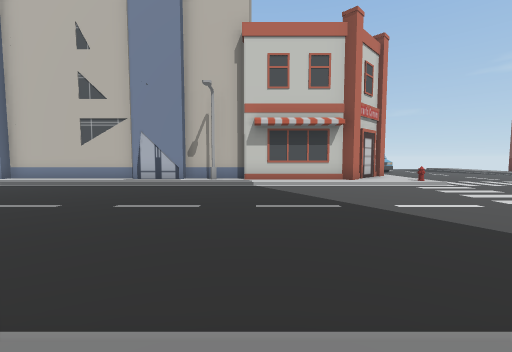
view 1 (above)

21 first-person views from a walk through a scene from a Unity 3-D project. The camera is 1.5 m above the floor, tilts 4° down and sees 90° across. The floor is counted in squares, 2 m on a side. Each view is taken from the middle of a square. On the plan, view 1 faces up. The plan holds only what a view shows up to about 9 squares ahead; the rest is blank. The place goes on beyond the plan. The player character is not drawn.

view 2
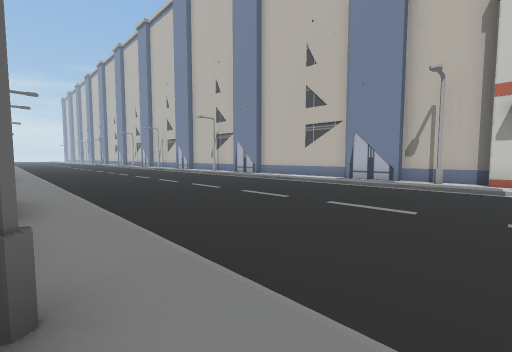

view 3
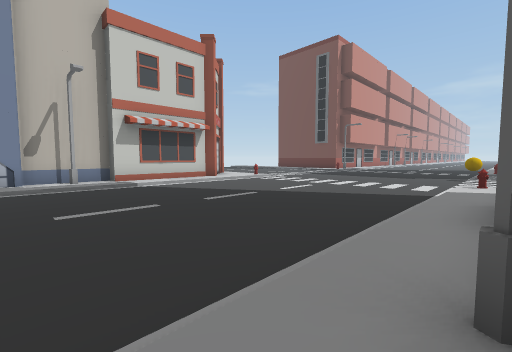

view 4
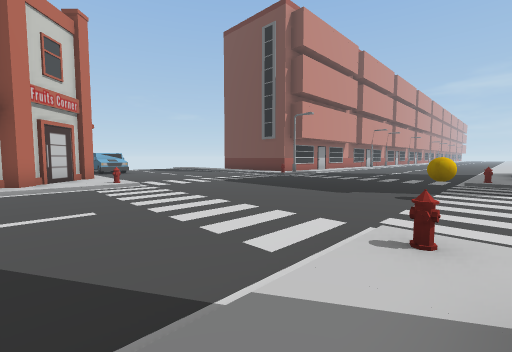

view 5
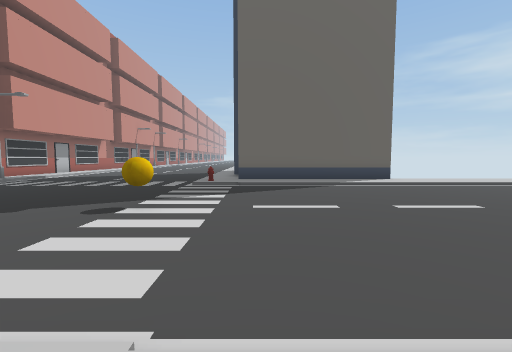

view 6
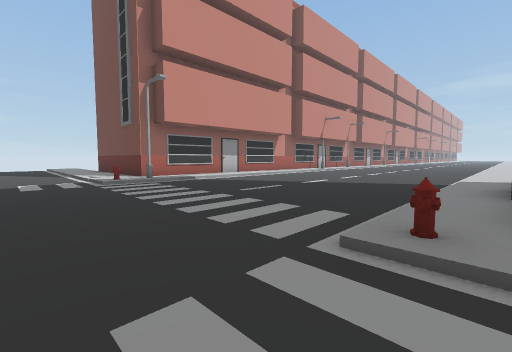

view 7
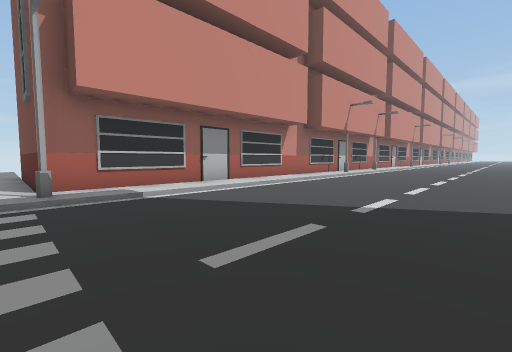

view 8
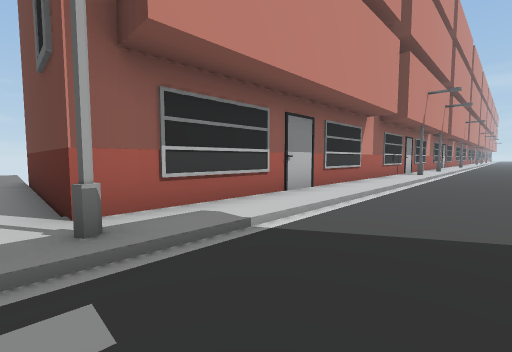

view 9
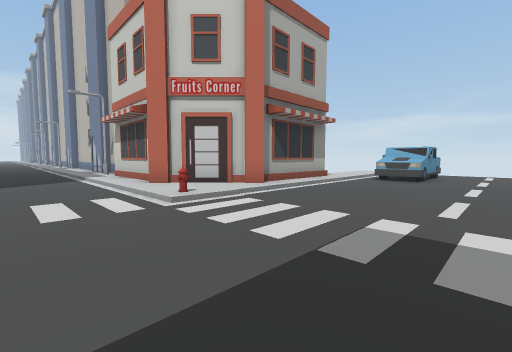

view 10
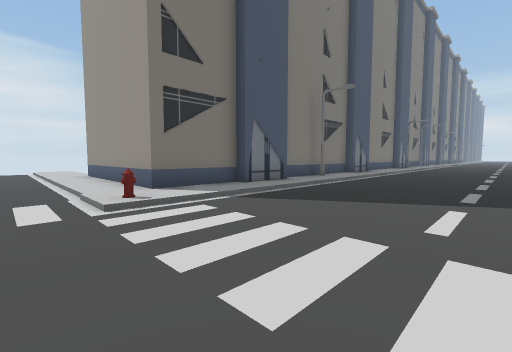

view 11
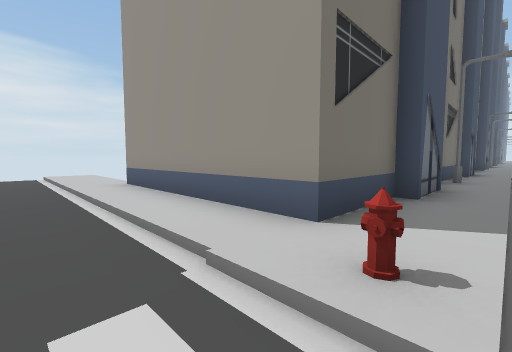

view 12
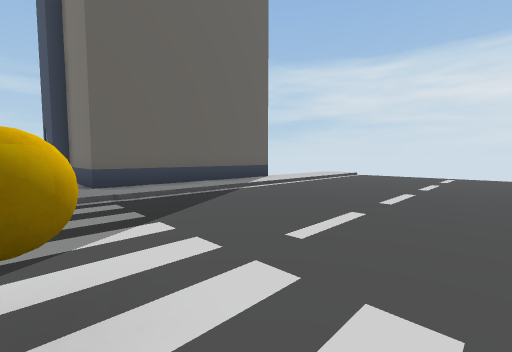

view 13
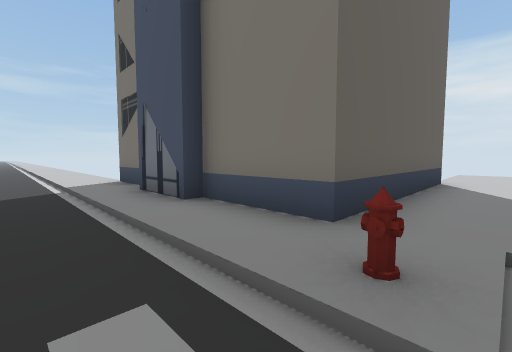

view 14
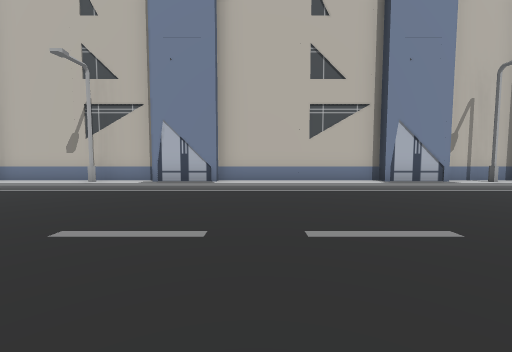

view 15
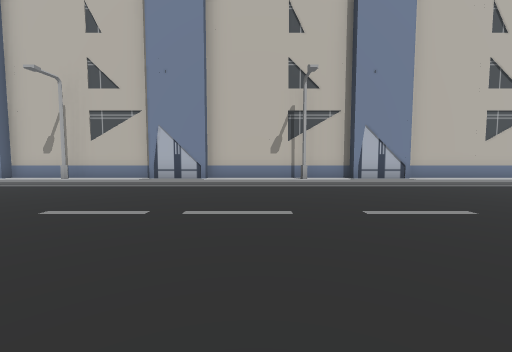

view 16
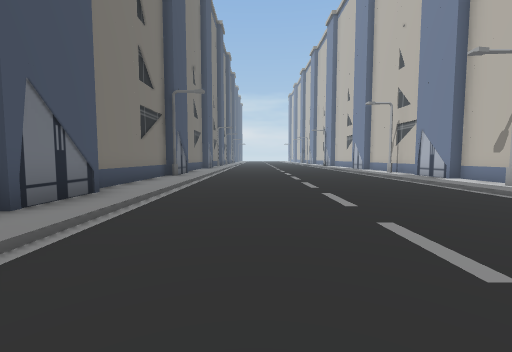

view 17
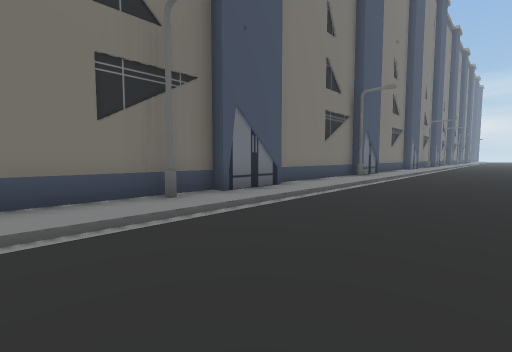

view 18
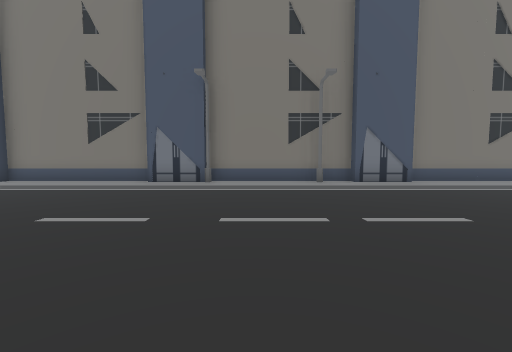

view 19
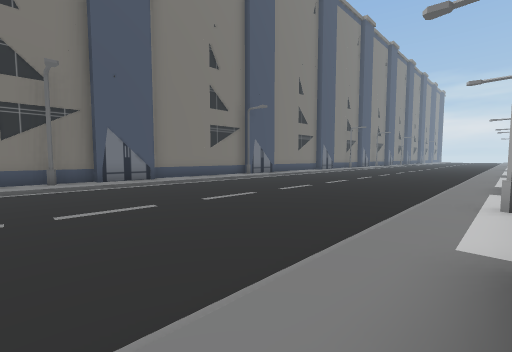

view 20
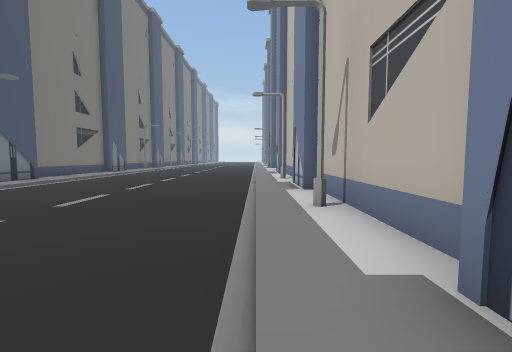

view 21
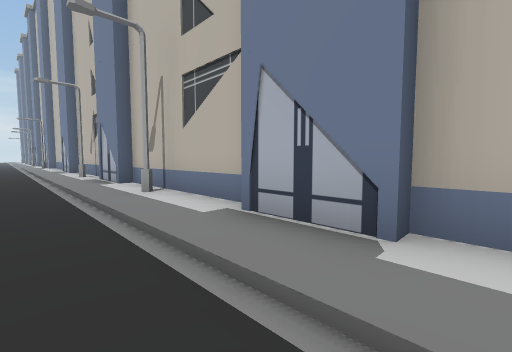

### Floor plan
Key: @ floor where view 1 was taken; # wall or solid block; . main floor; : floor 0.25 m higher than the main floor; / step, stairs or slope; B building; S streetlight; H hydrant; A ball; C car; O other object.
Columns run from 25 left of view 1 to 25 right of it. Each row starts with its distance up from view 1.
 16                                 CC..
 15                                /CC..   :B
 14                               #/....   :B
 13                               #/....   :B
 12                               #/.....  :B
 11                              ##/....../:B
 10 BBBBBBBBBBBBBBBBBBBBBBBBB#  ##:/....../:BBB BBBBBB
  9 S::::S::::::S::::::::::S:####:H.......OSS::B::::::O
  8 //////////////////////////////:.......:SS/////////O
  7 ...................................................
  6 ...................................................
  5 ..................................................
  4 ...................................................
  3 ...................................................
  2 ...................................................
  1 //////////////////////////////H...A...H.//////////
  0 BBO:::BBBS::SBB::::BBB:S:@BB:::.......::::BB:::::
 -1   BBBB   BBBB  BBBB   B BB  BB:/....../:BB  BBB
 -2                              B:/....../:B
 -3                              B:/....../:B
 -4                              B:/....../:B
 -5                              B:/....../:B
 -6                              B:/....../:B
 -7                               :/....../:
 -8                               :/....../:
 -9                               :/....  /:
-10                                /...

Where each view was taken, in squares from view 1:
view 1: 0 up, 0 right, facing up
view 2: 0 up, 0 right, facing up-left
view 3: 0 up, 3 left, facing up-right
view 4: 0 up, 3 right, facing up-right
view 5: 1 down, 5 right, facing right
view 6: 0 up, 11 right, facing up-right
view 7: 3 up, 14 right, facing up-right
view 8: 6 up, 14 right, facing up-right
view 9: 6 up, 10 right, facing up-left
view 10: 5 up, 7 right, facing down-left
view 11: 1 up, 7 right, facing down-left
view 12: 1 up, 8 right, facing down-right
view 13: 2 up, 13 right, facing down-right
view 14: 2 up, 8 left, facing up
view 15: 1 up, 14 left, facing up
view 16: 3 up, 14 left, facing left
view 17: 4 up, 14 left, facing down-left
view 18: 8 up, 14 left, facing down
view 19: 9 up, 15 left, facing down-left
view 20: 8 up, 16 left, facing left
view 21: 7 up, 15 left, facing up-left
